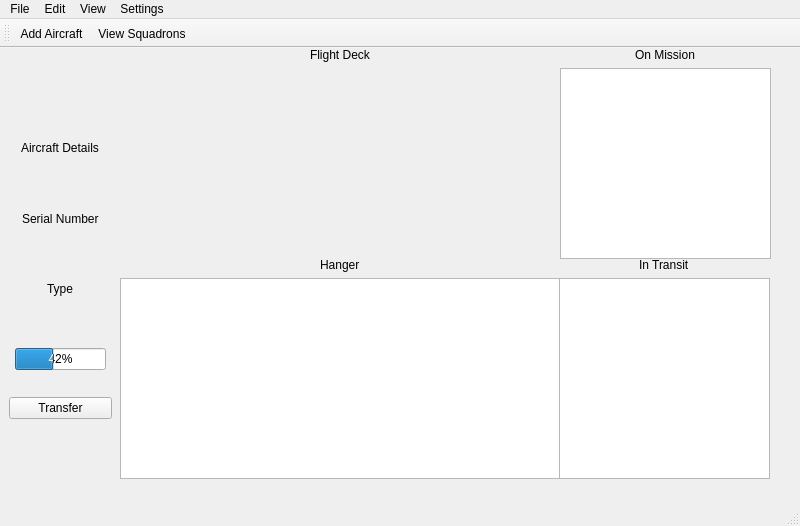
<?xml version="1.0" encoding="UTF-8"?>
<ui version="4.0">
 <class>MainWindow</class>
 <widget class="QMainWindow" name="MainWindow">
  <property name="geometry">
   <rect>
    <x>0</x>
    <y>0</y>
    <width>800</width>
    <height>526</height>
   </rect>
  </property>
  <property name="windowTitle">
   <string>MainWindow</string>
  </property>
  <widget class="QWidget" name="centralwidget">
   <widget class="QWidget" name="gridLayoutWidget">
    <property name="geometry">
     <rect>
      <x>120</x>
      <y>210</y>
      <width>441</width>
      <height>221</height>
     </rect>
    </property>
    <layout class="QGridLayout" name="hangerSizer">
     <item row="0" column="0" alignment="Qt::AlignHCenter|Qt::AlignTop">
      <widget class="QLabel" name="label_3">
       <property name="text">
        <string>Hanger</string>
       </property>
      </widget>
     </item>
     <item row="1" column="0">
      <widget class="QGraphicsView" name="hangerView"/>
     </item>
    </layout>
   </widget>
   <widget class="QWidget" name="gridLayoutWidget_2">
    <property name="geometry">
     <rect>
      <x>120</x>
      <y>0</y>
      <width>441</width>
      <height>211</height>
     </rect>
    </property>
    <layout class="QGridLayout" name="gridLayout_2">
     <item row="0" column="0" alignment="Qt::AlignHCenter|Qt::AlignTop">
      <widget class="QLabel" name="label_4">
       <property name="text">
        <string>Flight Deck</string>
       </property>
      </widget>
     </item>
    </layout>
   </widget>
   <widget class="QWidget" name="verticalLayoutWidget">
    <property name="geometry">
     <rect>
      <x>560</x>
      <y>0</y>
      <width>211</width>
      <height>211</height>
     </rect>
    </property>
    <layout class="QVBoxLayout" name="onMission">
     <item alignment="Qt::AlignHCenter|Qt::AlignTop">
      <widget class="QLabel" name="label">
       <property name="text">
        <string>On Mission</string>
       </property>
      </widget>
     </item>
     <item>
      <widget class="QListWidget" name="missionList"/>
     </item>
    </layout>
   </widget>
   <widget class="QWidget" name="verticalLayoutWidget_2">
    <property name="geometry">
     <rect>
      <x>559</x>
      <y>210</y>
      <width>211</width>
      <height>221</height>
     </rect>
    </property>
    <layout class="QVBoxLayout" name="inTransit">
     <item alignment="Qt::AlignHCenter|Qt::AlignTop">
      <widget class="QLabel" name="label_2">
       <property name="text">
        <string>In Transit</string>
       </property>
      </widget>
     </item>
     <item>
      <widget class="QListWidget" name="transitList"/>
     </item>
    </layout>
   </widget>
   <widget class="QFrame" name="gridFrame_3">
    <property name="geometry">
     <rect>
      <x>0</x>
      <y>59</y>
      <width>121</width>
      <height>321</height>
     </rect>
    </property>
    <layout class="QGridLayout" name="gridLayout_3">
     <item row="0" column="0" alignment="Qt::AlignHCenter">
      <widget class="QLabel" name="details">
       <property name="text">
        <string>Aircraft Details</string>
       </property>
      </widget>
     </item>
     <item row="3" column="0" alignment="Qt::AlignHCenter|Qt::AlignVCenter">
      <widget class="QProgressBar" name="fuelLevel">
       <property name="value">
        <number>42</number>
       </property>
      </widget>
     </item>
     <item row="2" column="0" alignment="Qt::AlignHCenter">
      <widget class="QLabel" name="type">
       <property name="text">
        <string>Type</string>
       </property>
      </widget>
     </item>
     <item row="1" column="0" alignment="Qt::AlignHCenter">
      <widget class="QLabel" name="serialNumber">
       <property name="text">
        <string>Serial Number</string>
       </property>
      </widget>
     </item>
     <item row="4" column="0">
      <widget class="QPushButton" name="transferButton">
       <property name="text">
        <string>Transfer</string>
       </property>
      </widget>
     </item>
    </layout>
   </widget>
  </widget>
  <widget class="QMenuBar" name="menubar">
   <property name="geometry">
    <rect>
     <x>0</x>
     <y>0</y>
     <width>800</width>
     <height>30</height>
    </rect>
   </property>
   <widget class="QMenu" name="menuFile">
    <property name="title">
     <string>File</string>
    </property>
    <addaction name="actionaddAircraft"/>
   </widget>
   <widget class="QMenu" name="menuEdit">
    <property name="title">
     <string>Edit</string>
    </property>
   </widget>
   <widget class="QMenu" name="menuView">
    <property name="title">
     <string>View</string>
    </property>
   </widget>
   <widget class="QMenu" name="menuSettings">
    <property name="title">
     <string>Settings</string>
    </property>
   </widget>
   <addaction name="menuFile"/>
   <addaction name="menuEdit"/>
   <addaction name="menuView"/>
   <addaction name="menuSettings"/>
  </widget>
  <widget class="QStatusBar" name="statusbar"/>
  <widget class="QToolBar" name="toolBar">
   <property name="windowTitle">
    <string>toolBar</string>
   </property>
   <attribute name="toolBarArea">
    <enum>TopToolBarArea</enum>
   </attribute>
   <attribute name="toolBarBreak">
    <bool>false</bool>
   </attribute>
   <addaction name="actionaddAircraft"/>
   <addaction name="actionviewSquadrons"/>
  </widget>
  <action name="actionaddAircraft">
   <property name="text">
    <string>Add Aircraft</string>
   </property>
  </action>
  <action name="actionviewSquadrons">
   <property name="text">
    <string>View Squadrons</string>
   </property>
  </action>
 </widget>
 <resources/>
 <connections>
  <connection>
   <sender>actionaddAircraft</sender>
   <signal>triggered()</signal>
   <receiver>MainWindow</receiver>
   <slot>addAircraft()</slot>
   <hints>
    <hint type="sourcelabel">
     <x>-1</x>
     <y>-1</y>
    </hint>
    <hint type="destinationlabel">
     <x>399</x>
     <y>262</y>
    </hint>
   </hints>
  </connection>
  <connection>
   <sender>transferButton</sender>
   <signal>clicked()</signal>
   <receiver>MainWindow</receiver>
   <slot>transferAircraft()</slot>
   <hints>
    <hint type="sourcelabel">
     <x>59</x>
     <y>440</y>
    </hint>
    <hint type="destinationlabel">
     <x>62</x>
     <y>478</y>
    </hint>
   </hints>
  </connection>
  <connection>
   <sender>transitList</sender>
   <signal>itemClicked(QListWidgetItem*)</signal>
   <receiver>MainWindow</receiver>
   <slot>setActiveTransit()</slot>
   <hints>
    <hint type="sourcelabel">
     <x>639</x>
     <y>419</y>
    </hint>
    <hint type="destinationlabel">
     <x>787</x>
     <y>374</y>
    </hint>
   </hints>
  </connection>
 </connections>
 <slots>
  <slot>addAircraft()</slot>
  <slot>transferAircraft()</slot>
  <slot>setActiveHanger()</slot>
  <slot>setActiveTransit()</slot>
 </slots>
</ui>
